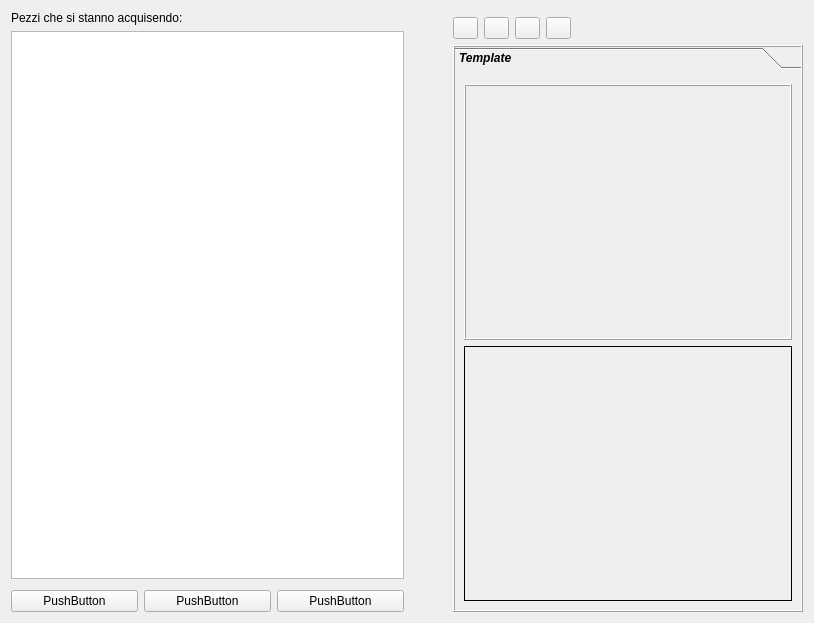
<ui version="4.0" >
 <class>frmAccettazione</class>
 <widget class="QWidget" name="frmAccettazione" >
  <property name="geometry" >
   <rect>
    <x>0</x>
    <y>0</y>
    <width>814</width>
    <height>623</height>
   </rect>
  </property>
  <property name="windowTitle" >
   <string/>
  </property>
  <property name="windowIcon" >
   <iconset/>
  </property>
  <layout class="QHBoxLayout" >
   <item>
    <layout class="QHBoxLayout" >
     <item>
      <layout class="QVBoxLayout" >
       <item>
        <widget class="QLabel" name="lblInfoAccettazione" >
         <property name="text" >
          <string>Pezzi che si stanno acquisendo:</string>
         </property>
        </widget>
       </item>
       <item>
        <widget class="QListView" name="listViewPezziOrdinati" >
         <property name="dragEnabled" >
          <bool>true</bool>
         </property>
         <property name="dragDropMode" >
          <enum>QAbstractItemView::NoDragDrop</enum>
         </property>
         <property name="alternatingRowColors" >
          <bool>true</bool>
         </property>
         <property name="movement" >
          <enum>QListView::Static</enum>
         </property>
        </widget>
       </item>
       <item>
        <spacer>
         <property name="orientation" >
          <enum>Qt::Vertical</enum>
         </property>
         <property name="sizeType" >
          <enum>QSizePolicy::Fixed</enum>
         </property>
         <property name="sizeHint" >
          <size>
           <width>40</width>
           <height>5</height>
          </size>
         </property>
        </spacer>
       </item>
       <item>
        <layout class="QHBoxLayout" >
         <item>
          <widget class="QPushButton" name="pushButton_6" >
           <property name="text" >
            <string>PushButton</string>
           </property>
          </widget>
         </item>
         <item>
          <widget class="QPushButton" name="pushButton_7" >
           <property name="text" >
            <string>PushButton</string>
           </property>
          </widget>
         </item>
         <item>
          <widget class="QPushButton" name="pushButton_5" >
           <property name="text" >
            <string>PushButton</string>
           </property>
          </widget>
         </item>
        </layout>
       </item>
      </layout>
     </item>
     <item>
      <layout class="QHBoxLayout" >
       <item>
        <spacer>
         <property name="orientation" >
          <enum>Qt::Horizontal</enum>
         </property>
         <property name="sizeType" >
          <enum>QSizePolicy::Expanding</enum>
         </property>
         <property name="sizeHint" >
          <size>
           <width>40</width>
           <height>20</height>
          </size>
         </property>
        </spacer>
       </item>
       <item>
        <layout class="QVBoxLayout" >
         <item>
          <widget class="QWidget" native="1" name="widget" />
         </item>
         <item>
          <layout class="QHBoxLayout" >
           <item>
            <widget class="QPushButton" name="pushButton_4" >
             <property name="maximumSize" >
              <size>
               <width>25</width>
               <height>25</height>
              </size>
             </property>
             <property name="text" >
              <string/>
             </property>
            </widget>
           </item>
           <item>
            <widget class="QPushButton" name="pushButton_3" >
             <property name="maximumSize" >
              <size>
               <width>25</width>
               <height>25</height>
              </size>
             </property>
             <property name="text" >
              <string/>
             </property>
            </widget>
           </item>
           <item>
            <widget class="QPushButton" name="pushButton_2" >
             <property name="maximumSize" >
              <size>
               <width>25</width>
               <height>25</height>
              </size>
             </property>
             <property name="text" >
              <string/>
             </property>
            </widget>
           </item>
           <item>
            <widget class="QPushButton" name="pushButton" >
             <property name="maximumSize" >
              <size>
               <width>25</width>
               <height>25</height>
              </size>
             </property>
             <property name="text" >
              <string/>
             </property>
            </widget>
           </item>
           <item>
            <spacer>
             <property name="orientation" >
              <enum>Qt::Horizontal</enum>
             </property>
             <property name="sizeHint" >
              <size>
               <width>40</width>
               <height>20</height>
              </size>
             </property>
            </spacer>
           </item>
          </layout>
         </item>
         <item>
          <widget class="QToolBox" name="toolTastierino" >
           <property name="minimumSize" >
            <size>
             <width>350</width>
             <height>16</height>
            </size>
           </property>
           <property name="maximumSize" >
            <size>
             <width>350</width>
             <height>1200</height>
            </size>
           </property>
           <property name="font" >
            <font>
             <weight>75</weight>
             <italic>true</italic>
             <bold>true</bold>
            </font>
           </property>
           <property name="contextMenuPolicy" >
            <enum>Qt::NoContextMenu</enum>
           </property>
           <property name="frameShape" >
            <enum>QFrame::Box</enum>
           </property>
           <property name="frameShadow" >
            <enum>QFrame::Raised</enum>
           </property>
           <property name="currentIndex" >
            <number>0</number>
           </property>
           <widget class="QWidget" name="templateTastierino" >
            <property name="geometry" >
             <rect>
              <x>0</x>
              <y>0</y>
              <width>346</width>
              <height>521</height>
             </rect>
            </property>
            <attribute name="label" >
             <string>Template</string>
            </attribute>
            <layout class="QVBoxLayout" >
             <item>
              <widget class="QFrame" name="frameTastierino" >
               <property name="frameShape" >
                <enum>QFrame::Box</enum>
               </property>
               <property name="frameShadow" >
                <enum>QFrame::Raised</enum>
               </property>
              </widget>
             </item>
             <item>
              <widget class="QFrame" name="frameTipoAzione" >
               <property name="frameShape" >
                <enum>QFrame::Panel</enum>
               </property>
               <property name="frameShadow" >
                <enum>QFrame::Plain</enum>
               </property>
              </widget>
             </item>
            </layout>
           </widget>
          </widget>
         </item>
        </layout>
       </item>
      </layout>
     </item>
    </layout>
   </item>
  </layout>
 </widget>
 <resources/>
 <connections/>
</ui>
